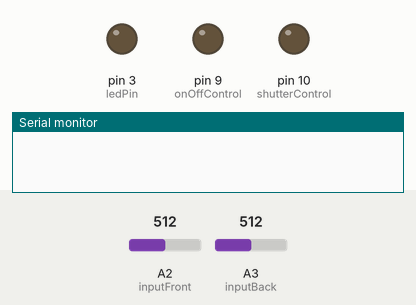
Bench run of a sketch on a simulated Arduino Uno, built with avr-gcc and run on an emulated ATmega328P. Parts: output pins drawn as LEDs (lit = HIGH), the last lines printed to the serial monitor. Inputs (shaded band) come from the test bench; at power-on: A2 (inputFront) = 512, A3 (inputBack) = 512.

Above: at 0.1 s.
At 5.2 s:
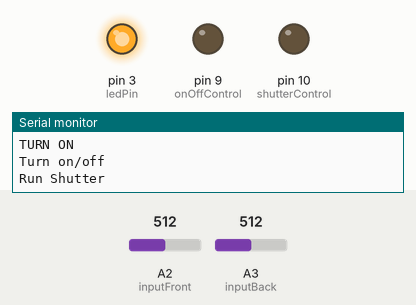
Timing chart, 0 to 6.7 s (numbered marks = the images above):
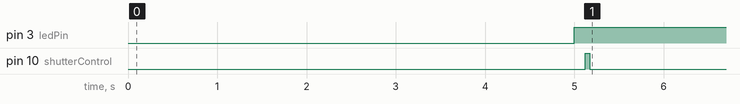

Measured:
- by itself, pin 3 (ledPin): LOW → HIGH at 5.0 s
- by itself, pin 10 (shutterControl): LOW → HIGH at 5.1 s, → LOW 0.05 s later

The sketch:

Control_Camera360_DUALPIR_FIOv3.ino
```cpp
/*
   PIR sensor tester
*/


int ledPin = 3;                // choose the pin for the LED
int ledPin2 = 4;                // choose the pin for the LED

int inputFront = A2;               // choose the input pin (for PIR sensor)
int inputBack = A3;               // choose the input pin (for PIR sensor)

int pirState = LOW;             // we start, assuming no motion detected
int valFront = 0;                    // variable for reading the pin status
int valBack = 0;
int onOffControl  = 9;
int shutterControl  = 10;


void setup() {
  pinMode(ledPin, OUTPUT);      // declare LED as output
  pinMode(inputFront, INPUT);     // declare sensor as input
  pinMode(inputBack, INPUT);     // declare sensor as input

  Serial.begin(9600);

  // initialize digital pin shutterControl  as an output.
  pinMode(shutterControl , OUTPUT);
  pinMode(onOffControl , OUTPUT);
  // analogWrite(shutterControl , 10);   // turn the LED on (HIGH is the voltage level)
  //  runCameraTrap();

  delay(5000); // 5 seconds to run away

}

void loop() {

  readSensors();


  //Run Functions
  if (valFront || valBack > 100) {            // check if the input is HIGH
    digitalWrite(ledPin, HIGH);  // turn LED ON
    if (pirState == LOW) {
      // we have just turned on
      Serial.println("\t Motion detected!");
      // We only want to print on the output change, not state
      pirState = HIGH;

      runCameraTrap(10000);

    }
  } else {
    digitalWrite(ledPin, LOW); // turn LED OFF
    if (pirState == HIGH) {
      // we have just turned of
      Serial.print("Motion ended!");
      // We only want to print on the output change, not state
      pirState = LOW;
    }
  }
  Serial.println();
}

void readSensors() {
  /**
    Read Sensors
  */
  valFront = analogRead(inputFront);  // read input value
  valBack = analogRead(inputBack);  // read input value

  Serial.print ("Motion reading: Front \t");
  Serial.print(valFront);
  Serial.print ("\t   Back \t ");
  Serial.print(valBack);
}


void runCameraTrap(int recordtime) {
  Serial.println("TURN ON");

  onoff();   //turn on camera
  delay(100);                       // wait a bit

  //Start Recording
  runshutter();
  //Default record time
  delay(recordtime);

  /*
     TODO
     Keep writing about how this code works
     and make sure if there is still movement
     you can keep recording
  */
  int extrarecordtimes = 0;
  boolean stillmoving = true;

  while (stillmoving == true) {
    readSensors();

    if (valFront || valBack > 100) {            // check if the input is HIGH
      digitalWrite(ledPin, HIGH);  // turn LED ON
      Serial.println("\t still some movement!");
      stillmoving = true;
      delay(2000);

    }
    else {
      digitalWrite(ledPin, LOW); // turn LED OFF
        Serial.print("Motion ended!");
        // We only want to print on the output change, not state
        stillmoving = false;

    }
    extrarecordtimes = extrarecordtimes + 1;
    Serial.println("How many times have we recorded extra stuff in one video");
    Serial.println(extrarecordtimes);
  }


  //Stop Recording
  Serial.println("stop recording");
  runshutter();
  delay(recordtime);

  Serial.println("TURN OFF");

  onoff();
  delay(500);//sleep


}


void runshutter() {
  Serial.println("Run Shutter");
  digitalWrite(shutterControl , LOW);   // turn the LED on (HIGH is the voltage level)
  digitalWrite(shutterControl , HIGH);    // turn the LED off by making the voltage LOW
  delay(50);                       // fine tuning this parameter
  digitalWrite(shutterControl , LOW);   // turn the LED on (HIGH is the voltage level)

}

void onoff() {

  Serial.println("Turn on/off");

  analogWrite(onOffControl , 0);

  analogWrite(onOffControl , 150);
  delay(5);
  analogWrite(onOffControl , 0);


}
```
